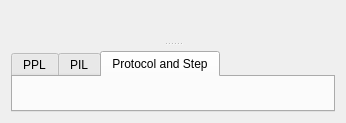
<?xml version="1.0" encoding="UTF-8"?>
<ui version="4.0">
 <class>PPLProcedure</class>
 <widget class="QWidget" name="PPLProcedure">
  <property name="geometry">
   <rect>
    <x>0</x>
    <y>0</y>
    <width>346</width>
    <height>123</height>
   </rect>
  </property>
  <property name="windowTitle">
   <string>Form</string>
  </property>
  <layout class="QGridLayout" name="gridLayout_4">
   <item row="0" column="0">
    <widget class="QSplitter" name="splitter">
     <property name="orientation">
      <enum>Qt::Orientation::Vertical</enum>
     </property>
     <property name="handleWidth">
      <number>3</number>
     </property>
     <widget class="DataExchangeWidget" name="dataExchangeWidget" native="true"/>
     <widget class="QWidget" name="layoutWidget">
      <layout class="QVBoxLayout" name="verticalLayout">
       <item>
        <widget class="NameDescriptionWidget" name="nameDescriptionWidget" native="true"/>
       </item>
       <item>
        <widget class="QTabWidget" name="tabWidget">
         <property name="currentIndex">
          <number>2</number>
         </property>
         <widget class="QWidget" name="pplTab">
          <attribute name="title">
           <string>PPL</string>
          </attribute>
          <layout class="QGridLayout" name="gridLayout">
           <item row="0" column="0">
            <widget class="ASRUWidget" name="pplWidget" native="true"/>
           </item>
          </layout>
         </widget>
         <widget class="QWidget" name="pilTab">
          <attribute name="title">
           <string>PIL</string>
          </attribute>
          <layout class="QGridLayout" name="gridLayout_2">
           <item row="0" column="0">
            <widget class="ASRUWidget" name="pilWidget" native="true"/>
           </item>
          </layout>
         </widget>
         <widget class="QWidget" name="protocolTab">
          <attribute name="title">
           <string>Protocol and Step</string>
          </attribute>
          <layout class="QGridLayout" name="gridLayout_3">
           <item row="0" column="0">
            <widget class="PPLProtocolStepWidget" name="protocolWidget" native="true"/>
           </item>
           <item row="1" column="0">
            <widget class="PPLProtocolStepWidget" name="protocolStepWidget" native="true"/>
           </item>
           <item row="2" column="0">
            <widget class="ProcedureWidget" name="procedureWidget" native="true"/>
           </item>
          </layout>
         </widget>
        </widget>
       </item>
      </layout>
     </widget>
    </widget>
   </item>
  </layout>
 </widget>
 <customwidgets>
  <customwidget>
   <class>DataExchangeWidget</class>
   <extends>QWidget</extends>
   <header location="global">gui.widgets.dataclasswidgets.dataexchangewidget</header>
   <container>1</container>
  </customwidget>
  <customwidget>
   <class>NameDescriptionWidget</class>
   <extends>QWidget</extends>
   <header location="global">gui.widgets.dataclasswidgets.namedescriptionwidget</header>
   <container>1</container>
  </customwidget>
  <customwidget>
   <class>ASRUWidget</class>
   <extends>QWidget</extends>
   <header location="global">gui.widgets.dataclasswidgets.asruwidgets</header>
   <container>1</container>
  </customwidget>
  <customwidget>
   <class>PPLProtocolStepWidget</class>
   <extends>QWidget</extends>
   <header location="global">gui.widgets.dataclasswidgets.asruwidgets</header>
   <container>1</container>
  </customwidget>
  <customwidget>
   <class>ProcedureWidget</class>
   <extends>QWidget</extends>
   <header location="global">gui.widgets.dataclasswidgets.asruwidgets</header>
   <container>1</container>
  </customwidget>
 </customwidgets>
 <resources/>
 <connections/>
</ui>
